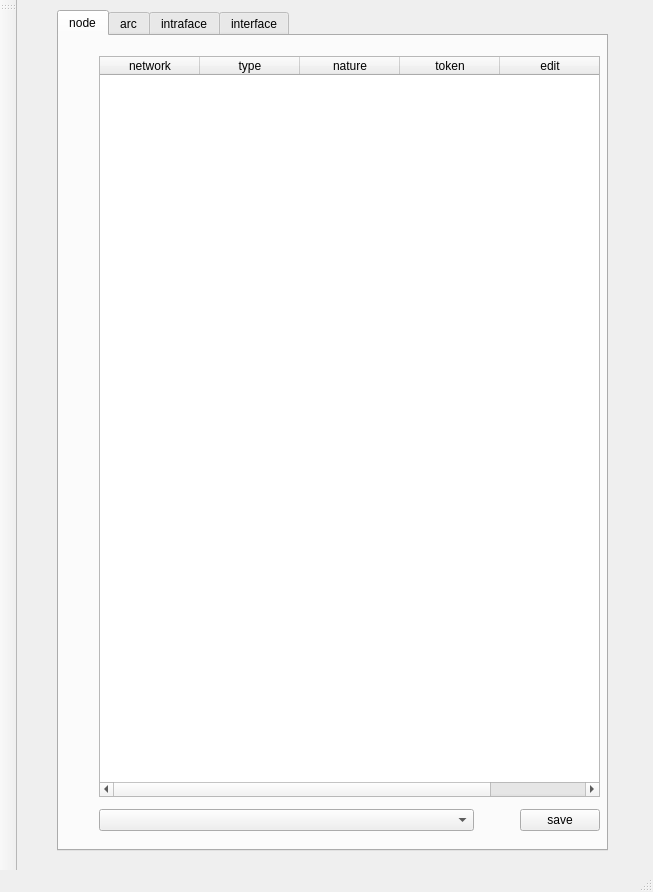
<?xml version="1.0" encoding="UTF-8"?>
<ui version="4.0">
 <class>MainWindow</class>
 <widget class="QMainWindow" name="MainWindow">
  <property name="geometry">
   <rect>
    <x>0</x>
    <y>0</y>
    <width>653</width>
    <height>892</height>
   </rect>
  </property>
  <property name="sizePolicy">
   <sizepolicy hsizetype="Expanding" vsizetype="Expanding">
    <horstretch>0</horstretch>
    <verstretch>0</verstretch>
   </sizepolicy>
  </property>
  <property name="minimumSize">
   <size>
    <width>100</width>
    <height>0</height>
   </size>
  </property>
  <property name="windowTitle">
   <string>Process Modeller</string>
  </property>
  <property name="dockNestingEnabled">
   <bool>false</bool>
  </property>
  <property name="dockOptions">
   <set>QMainWindow::AllowTabbedDocks|QMainWindow::AnimatedDocks|QMainWindow::ForceTabbedDocks|QMainWindow::VerticalTabs</set>
  </property>
  <widget class="QWidget" name="centralwidget">
   <property name="layoutDirection">
    <enum>Qt::LeftToRight</enum>
   </property>
   <widget class="QTabWidget" name="tabWidget">
    <property name="geometry">
     <rect>
      <x>40</x>
      <y>10</y>
      <width>551</width>
      <height>841</height>
     </rect>
    </property>
    <property name="currentIndex">
     <number>0</number>
    </property>
    <widget class="QWidget" name="tab_node">
     <attribute name="title">
      <string>node</string>
     </attribute>
     <widget class="QTableWidget" name="tableNodes">
      <property name="enabled">
       <bool>true</bool>
      </property>
      <property name="geometry">
       <rect>
        <x>40</x>
        <y>20</y>
        <width>501</width>
        <height>741</height>
       </rect>
      </property>
      <property name="selectionMode">
       <enum>QAbstractItemView::SingleSelection</enum>
      </property>
      <property name="selectionBehavior">
       <enum>QAbstractItemView::SelectRows</enum>
      </property>
      <column>
       <property name="text">
        <string>network</string>
       </property>
       <property name="textAlignment">
        <set>AlignCenter</set>
       </property>
      </column>
      <column>
       <property name="text">
        <string>type</string>
       </property>
       <property name="textAlignment">
        <set>AlignCenter</set>
       </property>
      </column>
      <column>
       <property name="text">
        <string>nature</string>
       </property>
       <property name="textAlignment">
        <set>AlignCenter</set>
       </property>
      </column>
      <column>
       <property name="text">
        <string>token</string>
       </property>
       <property name="textAlignment">
        <set>AlignCenter</set>
       </property>
      </column>
      <column>
       <property name="text">
        <string>edit</string>
       </property>
       <property name="textAlignment">
        <set>AlignCenter</set>
       </property>
      </column>
     </widget>
     <widget class="QWidget" name="layoutWidget">
      <property name="geometry">
       <rect>
        <x>40</x>
        <y>770</y>
        <width>501</width>
        <height>29</height>
       </rect>
      </property>
      <layout class="QHBoxLayout" name="horizontalLayout">
       <item>
        <widget class="QComboBox" name="comboBoxNodeVariableClasses">
         <property name="sizePolicy">
          <sizepolicy hsizetype="Preferred" vsizetype="Fixed">
           <horstretch>1</horstretch>
           <verstretch>0</verstretch>
          </sizepolicy>
         </property>
        </widget>
       </item>
       <item>
        <spacer name="horizontalSpacer">
         <property name="orientation">
          <enum>Qt::Horizontal</enum>
         </property>
         <property name="sizeHint" stdset="0">
          <size>
           <width>40</width>
           <height>20</height>
          </size>
         </property>
        </spacer>
       </item>
       <item>
        <widget class="QPushButton" name="pushNodeSave">
         <property name="text">
          <string>save</string>
         </property>
        </widget>
       </item>
      </layout>
     </widget>
    </widget>
    <widget class="QWidget" name="tab_arc">
     <attribute name="title">
      <string>arc</string>
     </attribute>
     <widget class="QTableWidget" name="tableArcs">
      <property name="geometry">
       <rect>
        <x>40</x>
        <y>20</y>
        <width>501</width>
        <height>741</height>
       </rect>
      </property>
      <property name="selectionMode">
       <enum>QAbstractItemView::SingleSelection</enum>
      </property>
      <property name="selectionBehavior">
       <enum>QAbstractItemView::SelectRows</enum>
      </property>
      <column>
       <property name="text">
        <string>network</string>
       </property>
       <property name="textAlignment">
        <set>AlignCenter</set>
       </property>
      </column>
      <column>
       <property name="text">
        <string>mechanism</string>
       </property>
       <property name="textAlignment">
        <set>AlignCenter</set>
       </property>
      </column>
      <column>
       <property name="text">
        <string>nature</string>
       </property>
       <property name="textAlignment">
        <set>AlignCenter</set>
       </property>
      </column>
      <column>
       <property name="text">
        <string>token</string>
       </property>
       <property name="textAlignment">
        <set>AlignCenter</set>
       </property>
      </column>
      <column>
       <property name="text">
        <string>edit</string>
       </property>
       <property name="textAlignment">
        <set>AlignCenter</set>
       </property>
      </column>
     </widget>
     <widget class="QWidget" name="layoutWidget">
      <property name="geometry">
       <rect>
        <x>40</x>
        <y>770</y>
        <width>501</width>
        <height>29</height>
       </rect>
      </property>
      <layout class="QHBoxLayout" name="horizontalLayout_2">
       <item>
        <widget class="QComboBox" name="comboBoxArcVariableClasses">
         <property name="sizePolicy">
          <sizepolicy hsizetype="Preferred" vsizetype="Fixed">
           <horstretch>1</horstretch>
           <verstretch>0</verstretch>
          </sizepolicy>
         </property>
        </widget>
       </item>
       <item>
        <spacer name="horizontalSpacer_2">
         <property name="orientation">
          <enum>Qt::Horizontal</enum>
         </property>
         <property name="sizeHint" stdset="0">
          <size>
           <width>40</width>
           <height>20</height>
          </size>
         </property>
        </spacer>
       </item>
       <item>
        <widget class="QPushButton" name="pushArcSave">
         <property name="text">
          <string>save</string>
         </property>
        </widget>
       </item>
      </layout>
     </widget>
    </widget>
    <widget class="QWidget" name="tab_intraface">
     <attribute name="title">
      <string>intraface</string>
     </attribute>
     <widget class="QTableWidget" name="tableIntrafaces">
      <property name="enabled">
       <bool>true</bool>
      </property>
      <property name="geometry">
       <rect>
        <x>40</x>
        <y>20</y>
        <width>311</width>
        <height>741</height>
       </rect>
      </property>
      <property name="selectionMode">
       <enum>QAbstractItemView::SingleSelection</enum>
      </property>
      <property name="selectionBehavior">
       <enum>QAbstractItemView::SelectRows</enum>
      </property>
      <column>
       <property name="text">
        <string>network</string>
       </property>
       <property name="textAlignment">
        <set>AlignCenter</set>
       </property>
      </column>
      <column>
       <property name="text">
        <string>token</string>
       </property>
       <property name="textAlignment">
        <set>AlignCenter</set>
       </property>
      </column>
      <column>
       <property name="text">
        <string>edit</string>
       </property>
       <property name="textAlignment">
        <set>AlignCenter</set>
       </property>
      </column>
     </widget>
     <widget class="QWidget" name="layoutWidget_2">
      <property name="geometry">
       <rect>
        <x>40</x>
        <y>770</y>
        <width>501</width>
        <height>29</height>
       </rect>
      </property>
      <layout class="QHBoxLayout" name="horizontalLayout_3">
       <item>
        <widget class="QComboBox" name="comboBoxIntrafacesVariableClasses">
         <property name="sizePolicy">
          <sizepolicy hsizetype="Preferred" vsizetype="Fixed">
           <horstretch>1</horstretch>
           <verstretch>0</verstretch>
          </sizepolicy>
         </property>
        </widget>
       </item>
       <item>
        <spacer name="horizontalSpacer_3">
         <property name="orientation">
          <enum>Qt::Horizontal</enum>
         </property>
         <property name="sizeHint" stdset="0">
          <size>
           <width>40</width>
           <height>20</height>
          </size>
         </property>
        </spacer>
       </item>
       <item>
        <widget class="QPushButton" name="pushIntrafaceSave">
         <property name="text">
          <string>save</string>
         </property>
        </widget>
       </item>
      </layout>
     </widget>
    </widget>
    <widget class="QWidget" name="tab_interface">
     <attribute name="title">
      <string>interface</string>
     </attribute>
     <widget class="QTableWidget" name="tableInterfaces">
      <property name="enabled">
       <bool>true</bool>
      </property>
      <property name="geometry">
       <rect>
        <x>40</x>
        <y>20</y>
        <width>221</width>
        <height>741</height>
       </rect>
      </property>
      <property name="selectionMode">
       <enum>QAbstractItemView::SingleSelection</enum>
      </property>
      <property name="selectionBehavior">
       <enum>QAbstractItemView::SelectRows</enum>
      </property>
      <column>
       <property name="text">
        <string>network</string>
       </property>
       <property name="textAlignment">
        <set>AlignCenter</set>
       </property>
      </column>
      <column>
       <property name="text">
        <string>edit</string>
       </property>
       <property name="textAlignment">
        <set>AlignCenter</set>
       </property>
      </column>
     </widget>
     <widget class="QWidget" name="layoutWidget_3">
      <property name="geometry">
       <rect>
        <x>40</x>
        <y>770</y>
        <width>501</width>
        <height>29</height>
       </rect>
      </property>
      <layout class="QHBoxLayout" name="horizontalLayout_4">
       <item>
        <widget class="QComboBox" name="comboBoxInterfacesVariableClasses">
         <property name="sizePolicy">
          <sizepolicy hsizetype="Preferred" vsizetype="Fixed">
           <horstretch>1</horstretch>
           <verstretch>0</verstretch>
          </sizepolicy>
         </property>
        </widget>
       </item>
       <item>
        <spacer name="horizontalSpacer_4">
         <property name="orientation">
          <enum>Qt::Horizontal</enum>
         </property>
         <property name="sizeHint" stdset="0">
          <size>
           <width>40</width>
           <height>20</height>
          </size>
         </property>
        </spacer>
       </item>
       <item>
        <widget class="QPushButton" name="pushInterfaceSave">
         <property name="text">
          <string>save</string>
         </property>
        </widget>
       </item>
      </layout>
     </widget>
    </widget>
   </widget>
  </widget>
  <widget class="QStatusBar" name="statusbar"/>
  <widget class="QToolBar" name="toolBar">
   <property name="orientation">
    <enum>Qt::Vertical</enum>
   </property>
   <attribute name="toolBarArea">
    <enum>LeftToolBarArea</enum>
   </attribute>
   <attribute name="toolBarBreak">
    <bool>false</bool>
   </attribute>
  </widget>
 </widget>
 <resources/>
 <connections/>
</ui>
